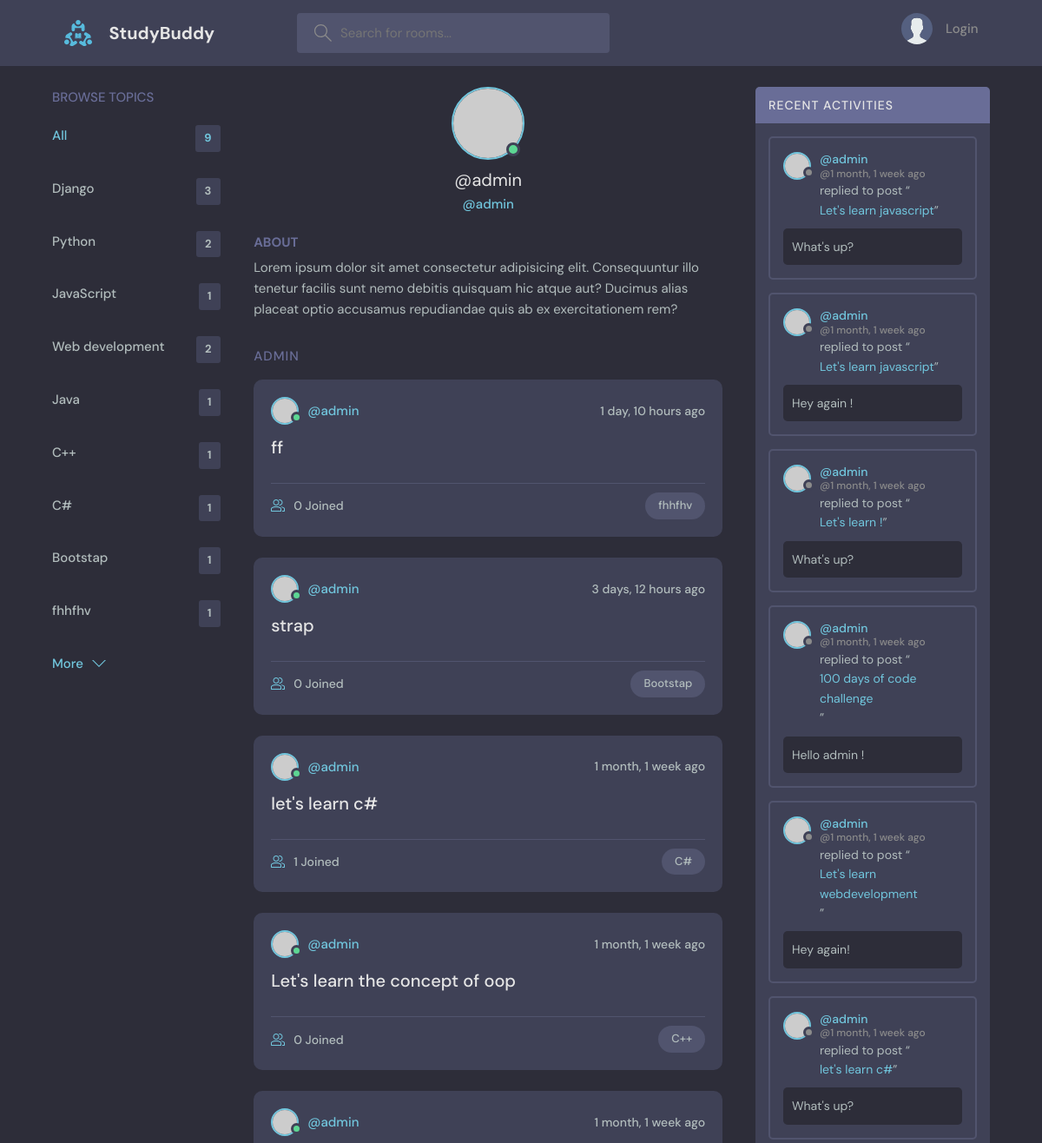
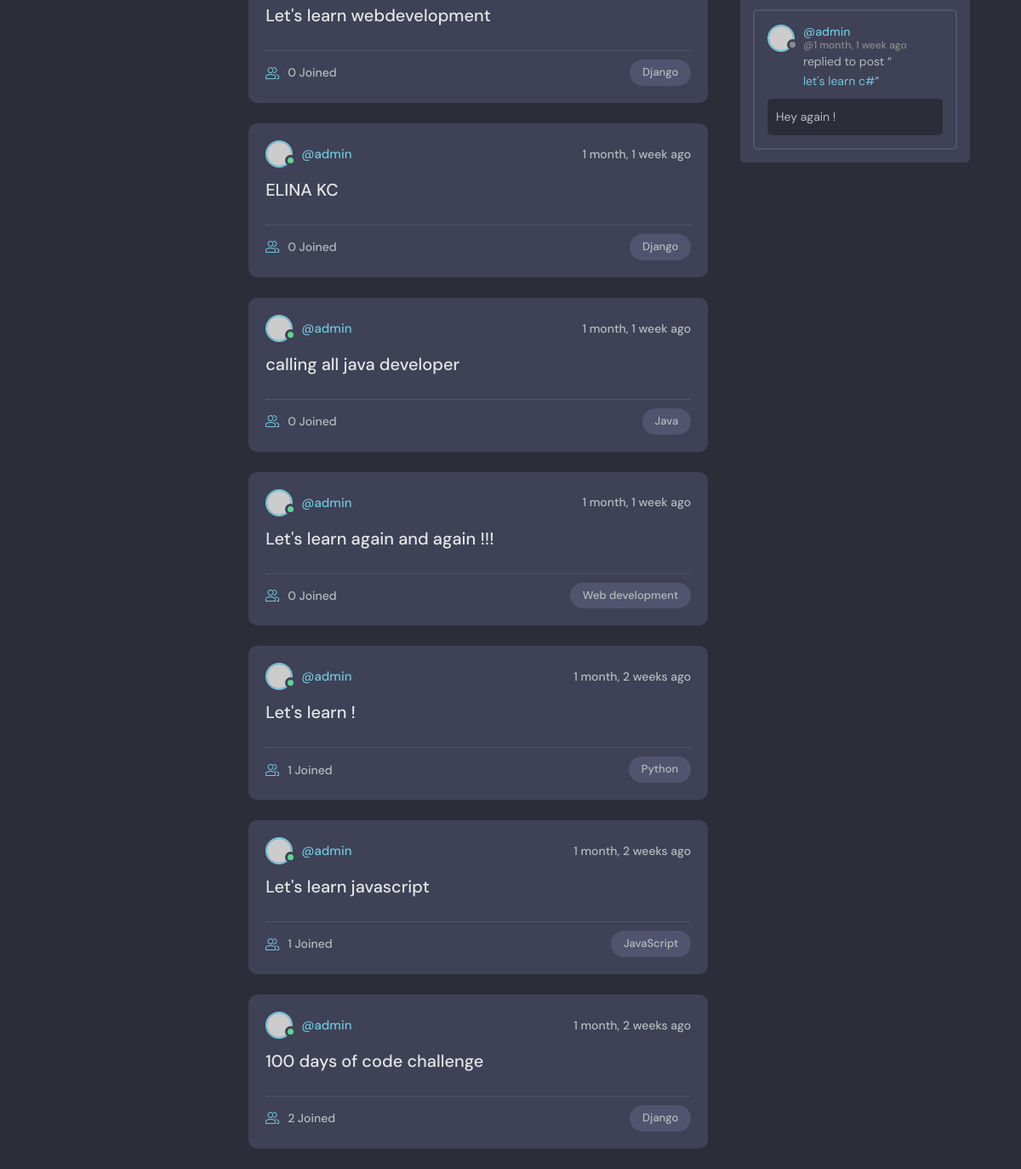
Page /profile/1/ on the committed database (2 pictures, top to bottom).
### base/models.py (models this page shows, shortened)
class Topic(models.Model):
    name = models.CharField(max_length=300)

class Room(models.Model):
    host = models.ForeignKey(User, on_delete=models.SET_NULL, null=True)
    topic = models.ForeignKey(Topic, on_delete=models.SET_NULL, null=True)
    name = models.CharField(max_length=300)
    description = models.TextField(null=True, blank=True)
    participants = models.ManyToManyField(User, related_name='participants', blank=True)
    updated = models.DateTimeField(auto_now=True)
    created = models.DateTimeField(auto_now_add=True)
    class Meta:
        ordering = ['-updated', '-created']
    def __str__(self):
        return self.name

class Message(models.Model):
    user = models.ForeignKey(User, on_delete=models.CASCADE)
    room = models.ForeignKey(
        Room, on_delete=models.CASCADE
    )  # What on_delete=models.CASCADE is going to do is that it delete this children node(Message) when parent node(ROOM) is deleted
    body = models.TextField()
    updated = models.DateTimeField(auto_now=True)
    created = models.DateTimeField(auto_now_add=True)

### base/views.py (the view)
# urls.py: path('profile/<str:pk>/' , views.userProfile , name='user-profile'),
def userProfile(request, pk ):
    user= User.objects.get( id=pk )
    rooms = user.room_set.all()
    room_messages = user.message_set.all()
    topics = Topic.objects.all()
    context={'user':user, 'rooms':rooms , 'room_messages':room_messages , 'topics':topics}
    return render(request, 'base/profile.html' , context)

### base/templates/base/profile.html (shortened to what this page needs)
{% extends 'main.html' %}
{% block content %}
  <main class="profile-page layout layout--3">
    <div class="container">
      {% include 'base/topics_component.html' %}
      <div class="roomList">
        <div class="profile">
          <div class="profile__avatar">
            <div class="avatar avatar--large active">
              <img src="https://randomuser.me/api/portraits/men/11.jpg" />
            </div>
          </div>
          <div class="profile__info">
            <h3>@{{user.username}}</h3>
            <p>@{{user.username}}</p>
          </div>
          <div class="profile__about">
            <h3>About</h3>
            <p>
              Lorem ipsum dolor sit amet consectetur adipisicing elit. Consequuntur illo tenetur
              facilis sunt nemo debitis quisquam hic atque aut? Ducimus alias placeat optio
              accusamus repudiandae quis ab ex exercitationem rem?
            </p>
          </div>
        </div>
        <div class="roomList__header">
          <div>
            <h2>{{user.username}}</a>
            </h2>
          </div>
        </div>
      {% include 'base/feed_component.html' %}
      </div>
       {% include 'base/activity_component.html' %}
    </div>
  </main>
{% endblock content %}

### templates/main.html (shortened to what this page needs)
<!DOCTYPE html>
{% load static %}
<html lang="en">
  <head>
    <link rel="stylesheet" href="{% static 'styles/style.css' %}" />
  </head>
  <body>
    {% include 'navbar.html' %}
    {% block content %}
    {% endblock %}
  </body>
</html>

### templates/navbar.html (shortened to what this page needs)
{% load static %}
<header class="header header--loggedIn">
  <div class="container">
    <a href="{% url 'home' %}" class="header__logo">
      <img src="{%  static 'images/logo.svg' %}" />
      <h1>StudyBuddy</h1>
    </a>
    <form class="header__search" method="GET" action="{% url 'home' %}">
      <label>
        <input  name="q" placeholder="Search for rooms..." />
      </label>
    </form>
    <nav class="header__menu">
      {% if request.user.is_authenticated %}
      <div class="header__user">
        <a href="{% url 'update-user' %}">
          <div class="avatar avatar--medium active">
            <img src="https://randomuser.me/api/portraits/men/37.jpg" />
          </div>
          <p>{{request.user.username}}<span>@{{request.user.username}}/span></p>
        </a>
        <button class="dropdown-button">
          <svg version="1.1" xmlns="http://www.w3.org/2000/svg" width="32" height="32" viewBox="0 0 32 32">
            <title>chevron-down</title>
            <path d="M16 21l-13-13h-3l16 16 16-16h-3l-13 13z"></path>
          </svg>
        </button>
      </div>
      {% else%}
      <a href="{% url 'login' %}"/>
        <img src=" {% static 'images/avatar.svg' %} " />
        <p>Login</p>
      {% endif %}
    </nav>
  </div>
</header>

### base/templates/base/topics_component.html
<div class="topics">
  <div class="topics__header">
    <h2>Browse Topics</h2>
  </div>
  <ul class="topics__list">
    <li>
      <a href="{% url 'home' %}" class="active">All <span>{{topics.count}}</span></a>
    </li>
    {% for topic in topics %}
    <li>
      <a href="{% url 'home' %}?q={{topic.name}}">{{topic.name}} <span>{{topic.room_set.all.count}}</span></a>
    </li>
    {% endfor %}
  </ul>
  <a class="btn btn--link" href="topics.html">
    More
    <svg version="1.1" xmlns="http://www.w3.org/2000/svg" width="32" height="32" viewBox="0 0 32 32">
      <title>chevron-down</title>
      <path d="M16 21l-13-13h-3l16 16 16-16h-3l-13 13z"></path>
    </svg>
  </a>
</div>

### base/templates/base/feed_component.html (shortened to what this page needs)
{% for room in rooms %}
<div class="roomListRoom">
  <div class="roomListRoom__header">
    <a href="{% url 'user-profile' room.host.id %}" class="roomListRoom__author">
      <div class="avatar avatar--small active">
        <img src="https://randomuser.me/api/portraits/men/11.jpg" />
      </div>
      <span>@{{room.host.username}}</span>
    </a>
    <div class="roomListRoom__actions">
      <span>{{room.created|timesince}} ago </span>
    </div>
  </div>
  <div class="roomListRoom__content">
    <a href="{% url 'room' room.id %}">{{room.name}}</a>
  </div>
  <div class="roomListRoom__meta">
    <a href="{% url 'room' room.id %}" class="roomListRoom__joined">
     {{room.participants.all.count}} Joined
    </a>
    <p class="roomListRoom__topic">{{room.topic.name}}</p>
  </div>
</div>
{% endfor %}

### base/templates/base/activity_component.html (shortened to what this page needs)
<div class="activities">
  <div class="activities__header">
    <h2>Recent Activities</h2>
  </div>
{% for message in room_messages %}
  <div class="activities__box">
    <div class="activities__boxHeader roomListRoom__header">
      <a href="{% url 'user-profile' message.user.id %}" class="roomListRoom__author">
        <div class="avatar avatar--small">
          <img src="https://randomuser.me/api/portraits/women/11.jpg" />
        </div>
        <p>
         @{{message.user}}
          <span>@{{message.created|timesince}} ago</span>
        </p>
      </a>
    </div>
    <div class="activities__boxContent">
    <p>replied to post “<a href="{% url 'room' message.room.id %}">{{message.room}}</a>”</p>
      <div class="activities__boxRoomContent">
        {{message.body}}
      </div>
    </div>
  </div>
{% endfor %}
</div>

### rows in the picture
Topic: name "Django", room_set.all.count "3"
Topic: name "Python", room_set.all.count "2"
Topic: name "JavaScript", room_set.all.count "1"
Topic: name "Web development", room_set.all.count "2"
Topic: name "Java", room_set.all.count "1"
Topic: name "C++", room_set.all.count "1"
Topic: name "C#", room_set.all.count "1"
Topic: name "Bootstap", room_set.all.count "1"
Topic: name "fhhfhv", room_set.all.count "1"
Room: host.username "admin", created "1 day, 10 hours", name "ff", participants.all.count "0", topic.name "fhhfhv"
Room: host.username "admin", created "3 days, 12 hours", name "strap", participants.all.count "0", topic.name "Bootstap"
Room: host.username "admin", created "1 month, 1 week", name "let's learn c#", participants.all.count "1", topic.name "C#"
Room: host.username "admin", created "1 month, 1 week", name "Let's learn the concept of oop", participants.all.count "0", topic.name "C++"
Room: host.username "admin", created "1 month, 1 week", name "Let's learn webdevelopment", participants.all.count "0", topic.name "Django"
Room: host.username "admin", created "1 month, 1 week", name "ELINA KC", participants.all.count "0", topic.name "Django"
Room: host.username "admin", created "1 month, 1 week", name "calling all java developer", participants.all.count "0", topic.name "Java"
Room: host.username "admin", created "1 month, 1 week", name "Let's learn again and again !!!", participants.all.count "0", topic.name "Web development"
Room: host.username "admin", created "1 month, 2 weeks", name "Let's learn !", participants.all.count "1", topic.name "Python"
Room: host.username "admin", created "1 month, 2 weeks", name "Let's learn javascript", participants.all.count "1", topic.name "JavaScript"
Room: host.username "admin", created "1 month, 2 weeks", name "100 days of code challenge", participants.all.count "2", topic.name "Django"
Message: user "admin", created "1 month, 1 week", room "Let's learn javascript", body "What's up?"
Message: user "admin", created "1 month, 1 week", room "Let's learn javascript", body "Hey again !"
Message: user "admin", created "1 month, 1 week", room "Let's learn !", body "What's up?"
Message: user "admin", created "1 month, 1 week", room "100 days of code challenge", body "Hello admin !"
Message: user "admin", created "1 month, 1 week", room "Let's learn webdevelopment", body "Hey again!"
Message: user "admin", created "1 month, 1 week", room "let's learn c#", body "What's up?"
Message: user "admin", created "1 month, 1 week", room "let's learn c#", body "Hey again !"

### other values in the picture
{{ topics.count }} "9"
{{ user.username }} "admin"
{{ user.username }} "ADMIN"
